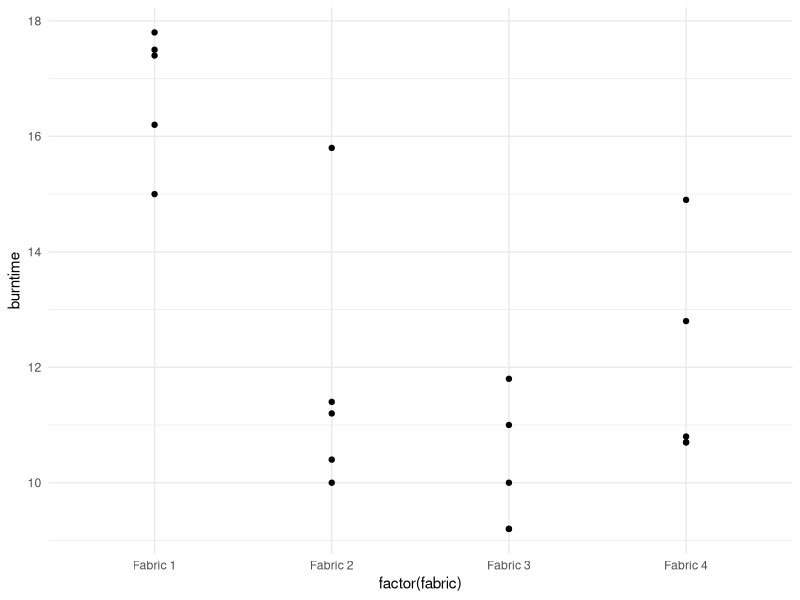
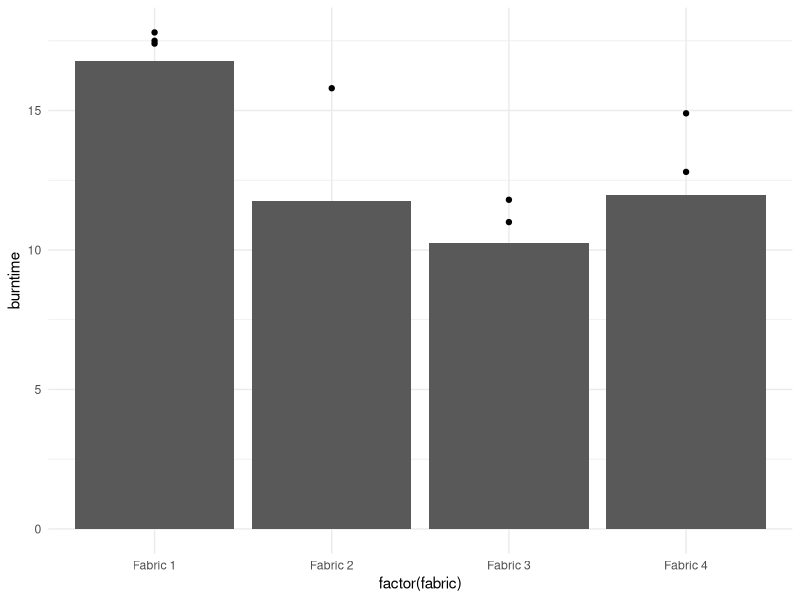
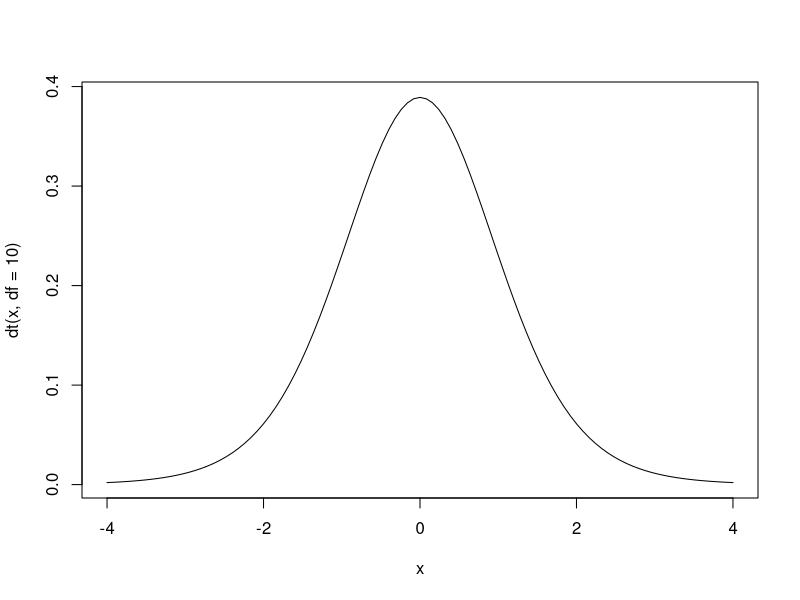
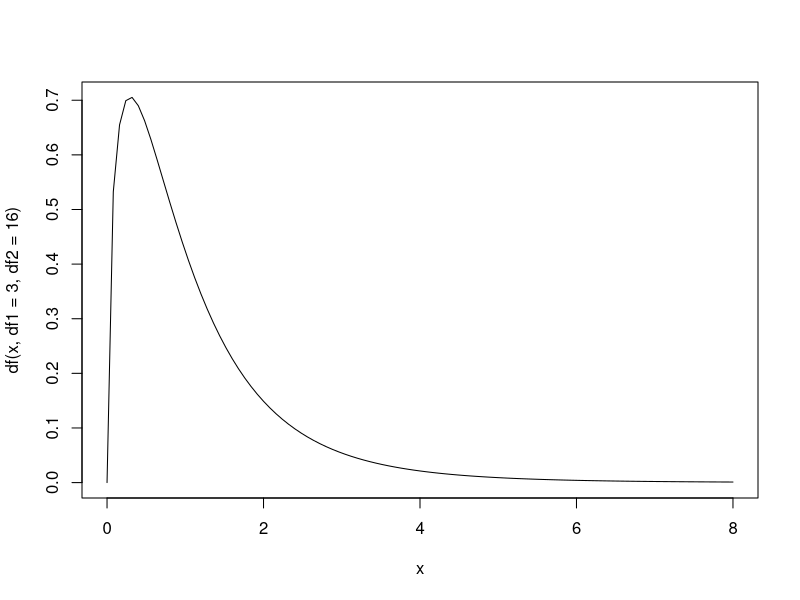
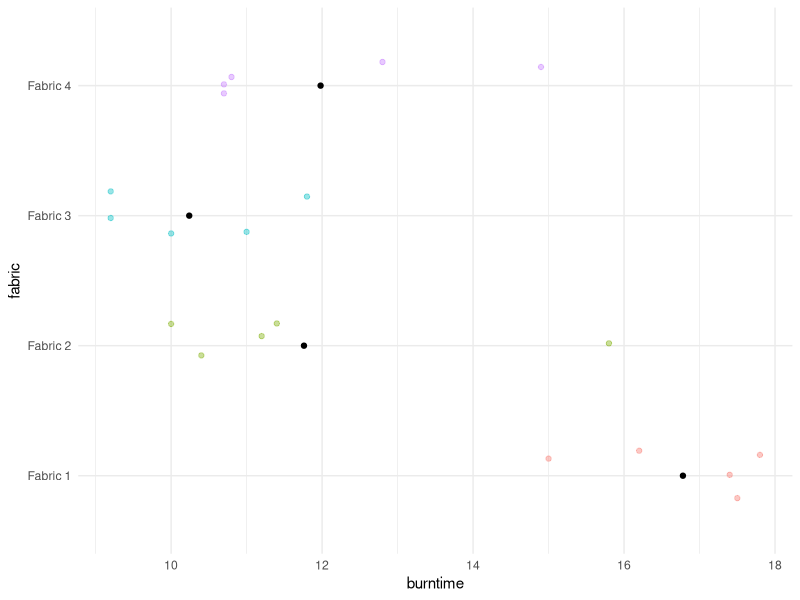
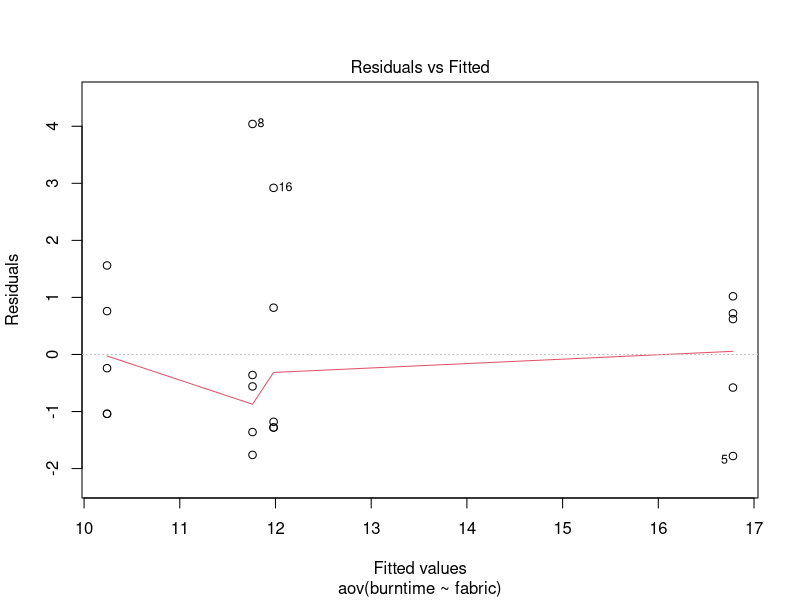
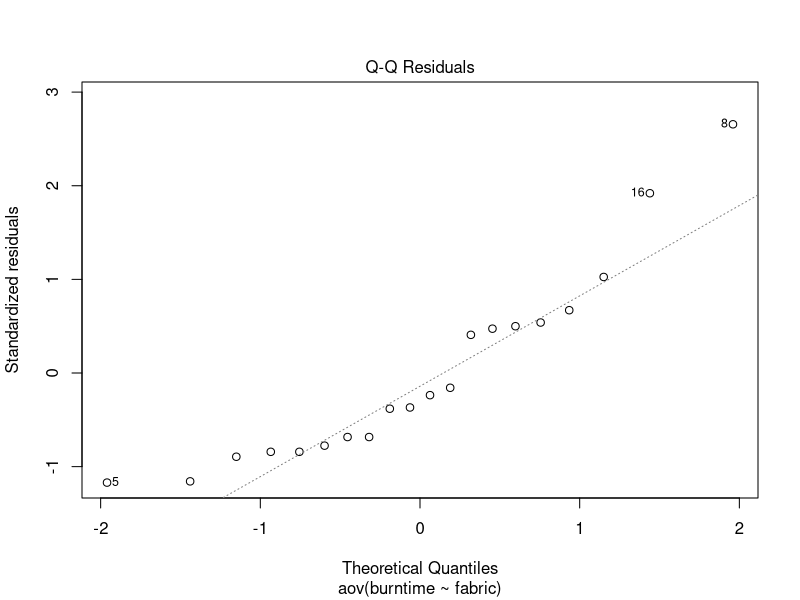
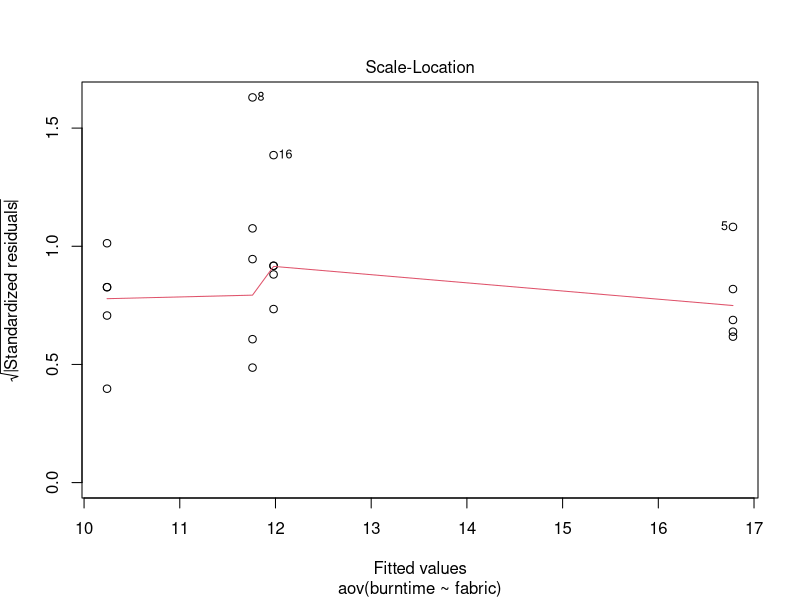

Here is the R script that generated these plots, in order:
## ---- chunk 1
knitr::opts_chunk$set(warning = FALSE, 
                      echo = FALSE, 
                      include=TRUE, 
                      message=FALSE,
                      comment = NA,
                      warn=-1,
                      warn.conflicts = FALSE, 
                      quietly=TRUE,
                      fig.align="center")
library(tidyverse)
theme_set(theme_minimal())
## ---- chunk 2
fabric=read.table("../data/fabric.txt", header=TRUE, sep="\t")
fabric |>
  ggplot(aes(x=factor(fabric), y=burntime))+
  geom_point()+
  stat_summary(fun.data = "mean_cl_boot", colour = "blue", linewidth = 2, size = 3)

fabric |>
  ggplot(aes(x=factor(fabric), y=burntime))+
  geom_point()+
  stat_summary_bin(fun = "mean", geom = "bar", orientation = 'x')

## ---- chunk 3
summary(aov(burntime ~ fabric, data = fabric))
## ---- chunk 4
summary(aov(burntime ~ fabric, data = fabric))
## ---- chunk 5
curve(dt(x, df=10), from=-4, to=4)
## ---- chunk 6
curve(df(x, df1=3, df2=16), from=0, to=8)
## ---- chunk 7
ggplot(fabric) +
  aes(x = fabric, y = burntime) + 
  geom_jitter(mapping=aes(col=fabric), height = 0, width=.2, alpha=.4) +
  stat_summary(fun = "mean", geom = "point") + 
  stat_summary(fun.data = "mean_cl_normal", 
               geom = "errorbar", width = 0.1, 
               fun.args = list(conf.int = 0.95)) + 
  theme(legend.position = "none") + coord_flip() 
## ---- chunk 8
plot(aov(burntime ~ fabric, data = fabric))
## ---- chunk 9
#| echo: true
#| label: fig-meansd
#| fig-cap: 'SD vs mean for four fabrics'

fabric |> 
  group_by(fabric) |> 
  summarise(
    mean = mean(burntime),
    sd = sd(burntime)
  ) |> 
  ggplot() +
  aes(x = mean, y = sd, group = factor(1)) +
  geom_point() 
## ---- chunk 10
bartlett.test(burntime ~ fabric, data = fabric)

car::leveneTest(burntime ~ fabric, data = fabric)
## ---- chunk 11
aov_fabric <- aov(burntime ~ fabric, data = fabric)
shapiro.test(aov_fabric$residuals)
## ---- chunk 12
TukeyHSD(aov(burntime~fabric, data=fabric))
## ---- chunk 13
par(las=1, mar=c(5, 8, 4, 2))
plot(TukeyHSD(aov(burntime~fabric, data=fabric)))
## ---- chunk 14
zooplankton=read.table("../data/zooplankton.txt", header=TRUE, sep="\t")
print(zooplankton, row.names=FALSE)
## ---- chunk 15
summary(aov(Zooplankton~factor(Supplement)+Lake, data=zooplankton))
## ---- chunk 16
summary(aov(Zooplankton~factor(Supplement)+Lake, data=zooplankton))
## ---- chunk 17
library(ggplot2)
library(gridExtra)

plot1 <- zooplankton |> ggplot() +
  aes(x = factor(Supplement), y = Zooplankton) +
  stat_summary(fun = mean, geom = "point", aes(group = 1)) +
  stat_summary(fun = mean, geom = "line", aes(group = 1))+
  geom_abline(intercept = mean(zooplankton$Zooplankton), slope=0)+ 
  ggtitle("Main effect of Supplement")

plot2 = zooplankton |> ggplot() +
  aes(x = Lake, y = Zooplankton) +
  stat_summary(fun = mean, geom = "point", aes(group = 1)) +
  stat_summary(fun = mean, geom = "line", aes(group = 1))+
  geom_abline(intercept = mean(zooplankton$Zooplankton), slope=0)+ 
  theme_bw()+ggtitle("Main effect of Lake")

library(patchwork)
plot1+plot2
## ---- chunk 18
zoo <- aov(Zooplankton~factor(Supplement)+Lake, data=zooplankton)
TukeyHSD(zoo)
## ---- chunk 19
attach(zooplankton)
library(ggplot2)
p1= ggplot(data = zooplankton, aes(x = factor(Supplement), y = Zooplankton, group=Lake, colour=Lake)) +
  stat_summary(fun=mean, geom="point")+
  stat_summary(fun=mean, geom="line")+
  geom_abline(intercept = mean(Zooplankton), slope=0)+ 
  theme_bw()+ggtitle("Lake*Supplement Interaction effect")
p2= ggplot(data = zooplankton, aes(x = Lake, y = Zooplankton, group=factor(Supplement), colour=factor(Supplement))) +stat_summary(fun=mean, geom="point")+
  stat_summary(fun=mean, geom="line")+
  geom_abline(intercept = mean(Zooplankton), slope=0)+ 
  theme_bw()+ggtitle("Lake*Supplement Interaction effect")
library(patchwork)
p1+p2
## ---- chunk 20
zooplankton |> 
  mutate(Supplement = factor(Supplement)) |> 
  aov(formula = Zooplankton ~ Supplement * Lake) |> 
  summary()
## ---- chunk 21
modl <- zooplankton |> 
  mutate(Supplement = factor(Supplement)) |> 
  aov(formula = Zooplankton ~ Supplement * Lake)

zooplankton <- zooplankton |> 
  mutate(Fitted = fitted.values(modl), Residuals = residuals(modl))

p1 <- ggplot(zooplankton, aes(sample=Residuals))+stat_qq()+stat_qq_line()+
  labs(title = "Normal Probability Plot \nof the Residuals")

p2 <- ggplot(zooplankton, aes(y=Residuals, x=Fitted))+geom_point() +
  geom_hline(yintercept = 0) + 
  labs(title = "Residuals Vs \n Fitted Values")

p3 <- ggplot(zooplankton) +
  aes(Residuals) + 
  geom_histogram(bins=4) +
  labs(title = "Histogram of the Residuals")

p4 <- ggplot(zooplankton) + 
  aes(y=Residuals, x=1:length(Residuals)) + 
  geom_point()+geom_line() +
  geom_hline(yintercept = 0) +
  labs(title = "Residuals Vs Obs. Order")

library(patchwork)
p1+p2+p3+p4 & theme_minimal()
## ---- chunk 22
TukeyHSD(modl)$`Supplement:Lake`
## ---- chunk 23
fabric = read.table("../data/fabric.txt", header=TRUE, sep="\t") |> 
  mutate(I1= as.numeric(fabric=="Fabric 1"),
         I2= as.numeric(fabric=="Fabric 2"),
         I3= as.numeric(fabric=="Fabric 3"),
         I4= as.numeric(fabric=="Fabric 4")
  )
fabric
## ---- chunk 24
fabric |> lm(formula = burntime~I1+I2+I3) |> summary()
## ---- chunk 25
fabric |> aov(formula = burntime~fabric) |> summary()
## ---- chunk 26
fabric |> lm(formula = burntime~I1+I2+I3) |> anova()
## ---- chunk 27
fabric |> aov(formula = burntime~fabric) |> TukeyHSD()

## ---- chunk 28
restaurant <- 
  read.table("../data/restaurant.txt", header=TRUE, sep = "\t") |> 
  mutate(I1 = as.numeric( Location=="Mall"),
         I2 = as.numeric( Location=="Street")
  )
print(restaurant, row.names=FALSE)
## ---- chunk 29
restaurant |> ggplot() + 
  aes(x=Households, y=Sales, colour=Location) +
  geom_point() + geom_smooth(method = lm, se = FALSE)
## ---- chunk 30

restaurant |> 
  lm(formula = Sales~Households*Location) |> 
  summary() |> coef() |> round(digits=3)

## ---- chunk 31
restaurant |> ggplot() + 
  aes(x=Households, y=Sales, colour=Location) +
  geom_point() + geom_smooth(method = lm, se = FALSE)
## ---- chunk 32
Y = restaurant$Sales
X = restaurant$Households
X2 = restaurant$Location
I1 = as.numeric(X2=="Mall")
I2 = as.numeric(X2=="Street")
I3 = as.numeric(X2=="Highway")
modl = lm(Y~X*I1+X*I2)
outs <- summary(modl)$coefficients
round(outs[, 1:4], digits = 3)
## ---- chunk 33
p <- restaurant |> ggplot() + 
  aes(x=Households, y=Sales, colour = Location=="Mall") +
  geom_point() + geom_smooth(method = lm, se = FALSE) +
  scale_color_manual("Location", values = 2:3, 
                     labels=c("Street/Highway", "Mall"))
p
